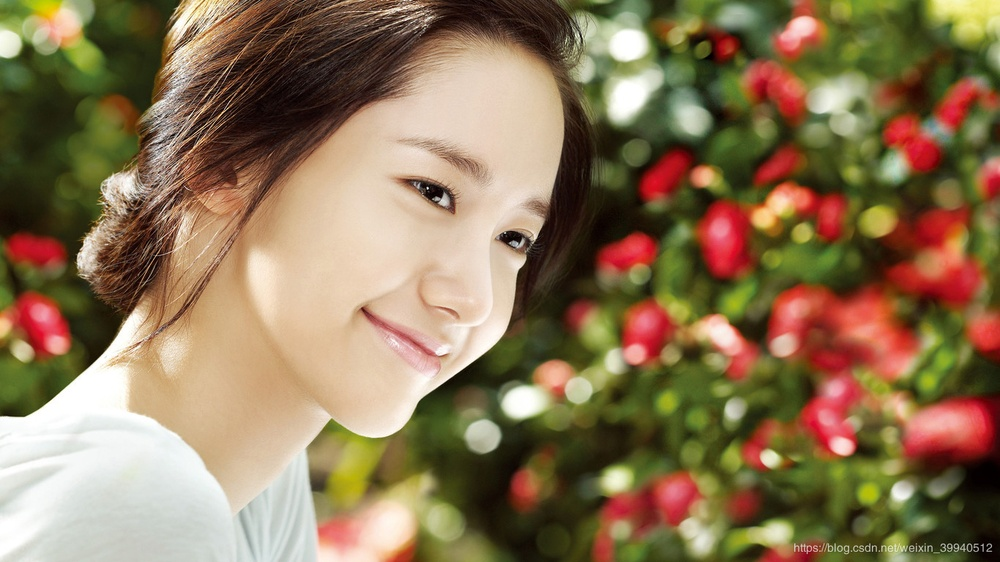
#> input picture 计算机视觉基础：图像处理（上）/task06/1.jpg, 1000 x 562 px, shrunk from 1366 x 768 before the run
$ jupyter execute task05.ipynb   (shell and % lines are left out)   (older library calls are emulated)
#> lines starting #> are read from the running program, lines starting #| are printed output that depends on the picture
[cell 1]
import cv2
import numpy as np
from matplotlib import pyplot as plt

#读图
img = cv2.imread('1.jpg',0)
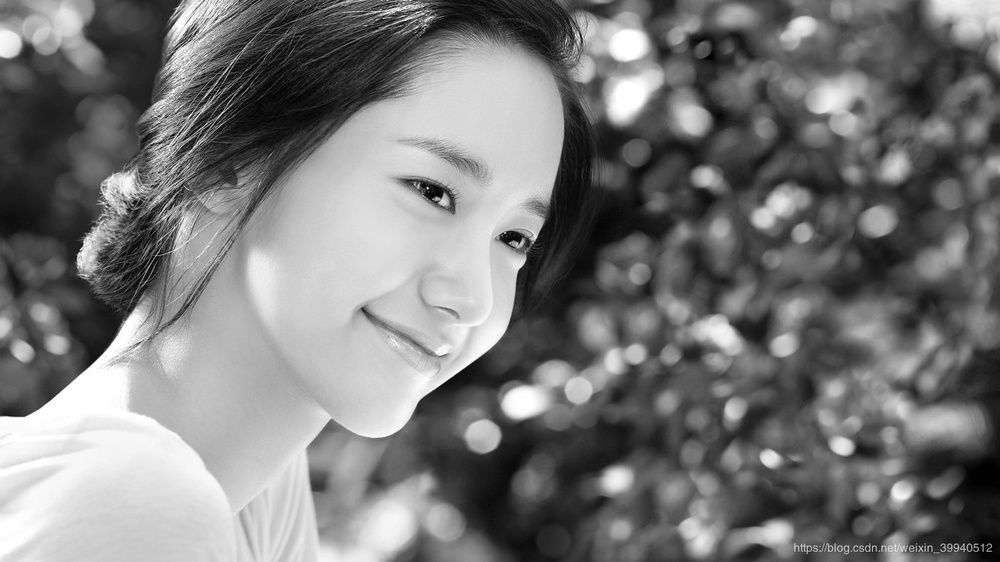
#> img: shape (562, 1000); min 0, max 255, mean 120.6

sobelx = cv2.Sobel(img,cv2.CV_64F,1,0,ksize=5)
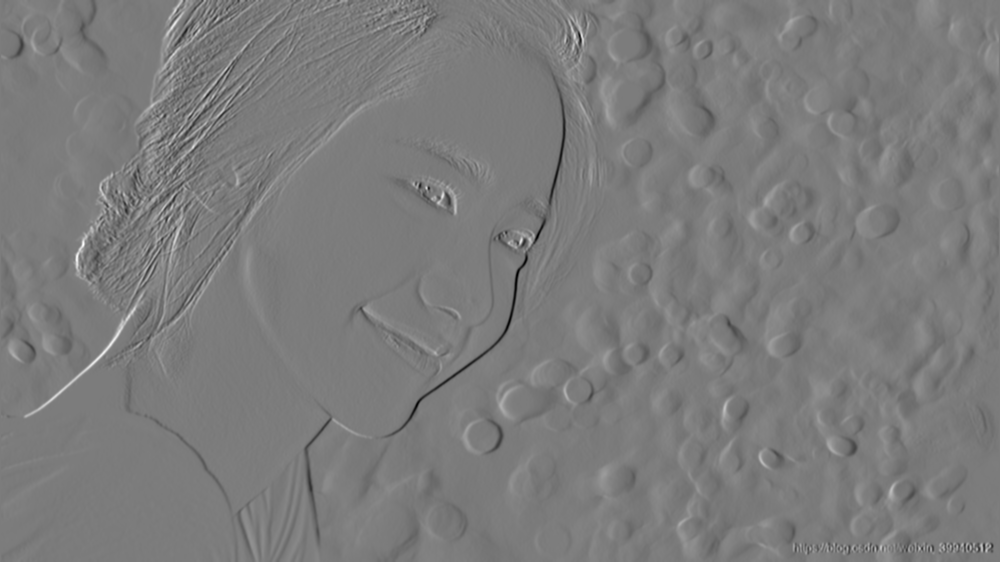
#> sobelx: shape (562, 1000) float64; min -8733, max 9197, mean -7.3; drawn with min black and max white
sobely = cv2.Sobel(img,cv2.CV_64F,0,1,ksize=5)
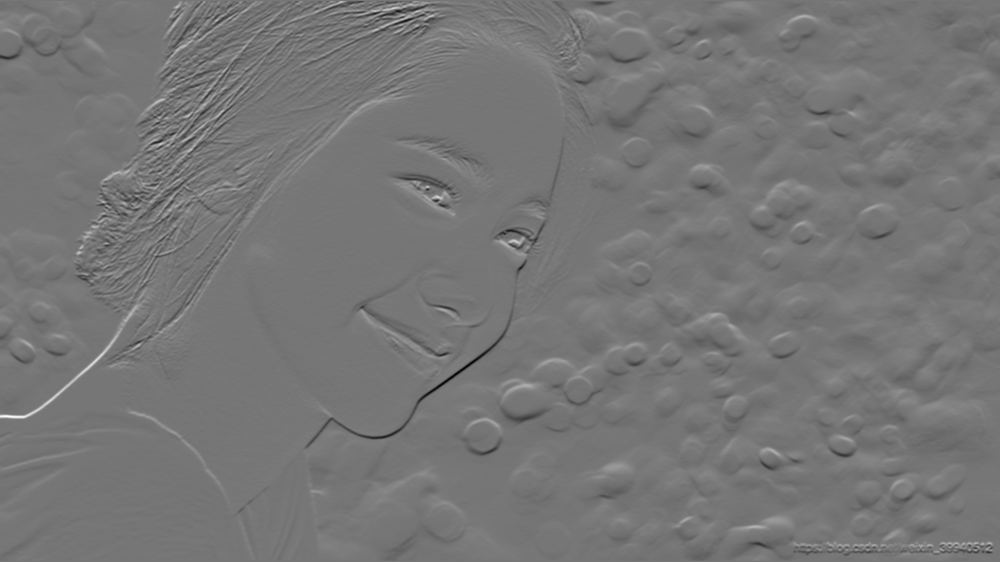
#> sobely: shape (562, 1000) float64; min -9335, max 10774, mean 5.8; drawn with min black and max white

#画图
plt.subplot(1,3,1),plt.imshow(img,cmap = 'gray')
plt.title('Original'), plt.xticks([]), plt.yticks([])

plt.subplot(1,3,2),plt.imshow(sobelx,cmap = 'gray')
plt.title('Sobel X'), plt.xticks([]), plt.yticks([])

plt.subplot(1,3,3),plt.imshow(sobely,cmap = 'gray')
plt.title('Sobel Y'), plt.xticks([]), plt.yticks([])

plt.show()
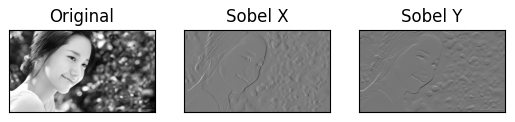
#> figure drawn by matplotlib, 3 panels

[cell 2]
original_img = cv2.imread("1.jpg", 0)

# canny边缘检测
img1 = cv2.GaussianBlur(original_img,(3,3),0)
canny = cv2.Canny(img1, 50, 150)
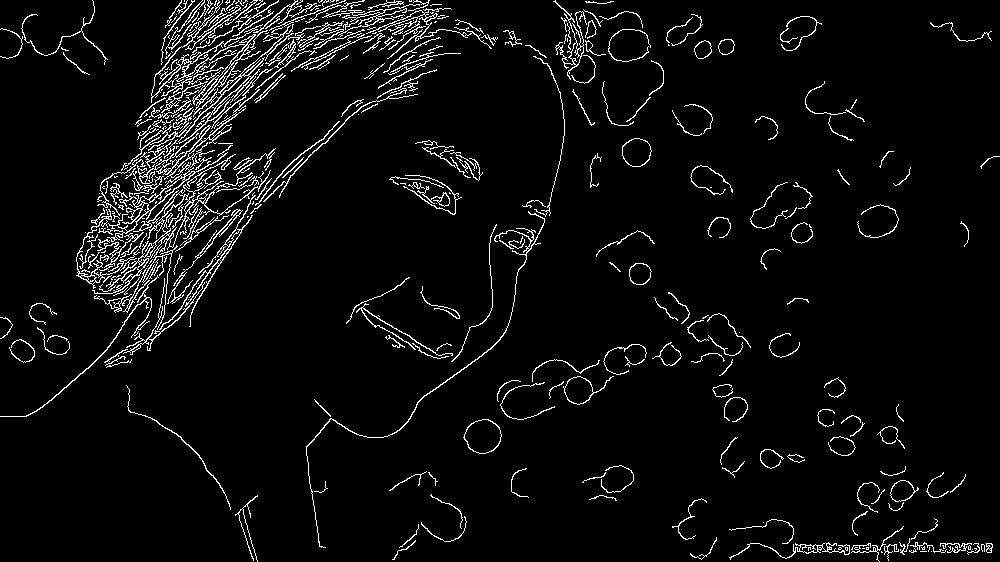
#> canny: shape (562, 1000); 4.9% white in thin lines or dots

# 画图
plt.subplot(1,2,1),plt.imshow(original_img,cmap = 'gray')
plt.title('Original'), plt.xticks([]), plt.yticks([])

plt.subplot(1,2,2),plt.imshow(canny,cmap = 'gray')
plt.title('Canny'), plt.xticks([]), plt.yticks([])
plt.show()
